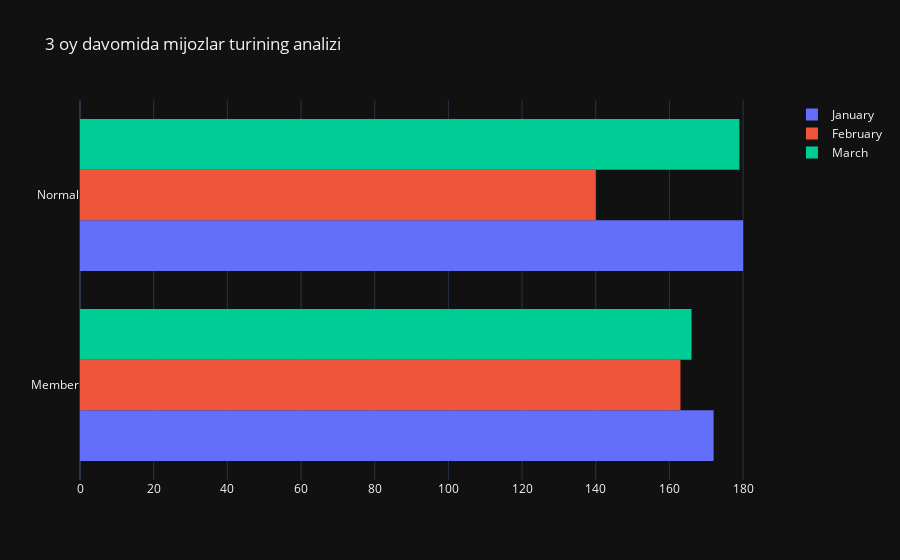

Notebook cell for this chart:
### Code cell
fig = go.Figure()
fig.add_trace(go.Histogram(y=df_month_1['Customer type'], name='January'))
fig.add_trace(go.Histogram(y=df_month_2['Customer type'], name='February'))
fig.add_trace(go.Histogram(y=df_month_3['Customer type'], name="March"))
fig.update_layout(title_text='3 oy davomida mijozlar turining analizi')
fig.show()

### Figure 1 — Plotly figure (JSON) as saved in the notebook; plotly's stock layout.template omitted (floating-point values rounded to 4 significant figures; data arrays with more than 128 entries replaced by an {"elided": "..."} marker saying what was removed)
{"data": [{"name": "January", "y": {"elided": "352 str values"}, "type": "histogram"}, {"name": "February", "y": {"elided": "303 str values"}, "type": "histogram"}, {"name": "March", "y": {"elided": "345 str values"}, "type": "histogram"}], "layout": {"title": {"text": "3 oy davomida mijozlar turining analizi"}}}
